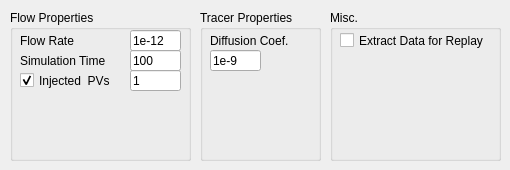
        <widget class="QWidget" name="tab_14">
         <attribute name="title">
          <string>USS / Tracer</string>
         </attribute>
         <widget class="QGroupBox" name="groupBox_10">
          <property name="geometry">
           <rect>
            <x>10</x>
            <y>10</y>
            <width>181</width>
            <height>151</height>
           </rect>
          </property>
          <property name="title">
           <string>Flow Properties</string>
          </property>
          <property name="flat">
           <bool>true</bool>
          </property>
          <widget class="QLineEdit" name="twoPhaseFlowRateLineEdit">
           <property name="geometry">
            <rect>
             <x>120</x>
             <y>20</y>
             <width>51</width>
             <height>21</height>
            </rect>
           </property>
           <property name="toolTip">
            <string>m^3/s</string>
           </property>
           <property name="text">
            <string>1e-12</string>
           </property>
          </widget>
          <widget class="QLabel" name="label_73">
           <property name="geometry">
            <rect>
             <x>10</x>
             <y>20</y>
             <width>111</width>
             <height>21</height>
            </rect>
           </property>
           <property name="text">
            <string>Flow Rate</string>
           </property>
          </widget>
          <widget class="QLineEdit" name="twoPhaseSimulationTimeLineEdit">
           <property name="geometry">
            <rect>
             <x>120</x>
             <y>40</y>
             <width>51</width>
             <height>21</height>
            </rect>
           </property>
           <property name="toolTip">
            <string>seconds</string>
           </property>
           <property name="text">
            <string>100</string>
           </property>
          </widget>
          <widget class="QLabel" name="label_80">
           <property name="geometry">
            <rect>
             <x>10</x>
             <y>40</y>
             <width>111</width>
             <height>21</height>
            </rect>
           </property>
           <property name="text">
            <string>Simulation Time</string>
           </property>
          </widget>
          <widget class="QCheckBox" name="overrideByInjectedPVs">
           <property name="geometry">
            <rect>
             <x>10</x>
             <y>60</y>
             <width>111</width>
             <height>21</height>
            </rect>
           </property>
           <property name="text">
            <string>Injected  PVs</string>
           </property>
           <property name="checked">
            <bool>true</bool>
           </property>
          </widget>
          <widget class="QLineEdit" name="injectedPVs">
           <property name="geometry">
            <rect>
             <x>120</x>
             <y>60</y>
             <width>51</width>
             <height>21</height>
            </rect>
           </property>
           <property name="text">
            <string>1</string>
           </property>
          </widget>
         </widget>
         <widget class="QGroupBox" name="groupBox_11">
          <property name="geometry">
           <rect>
            <x>200</x>
            <y>10</y>
            <width>121</width>
            <height>151</height>
           </rect>
          </property>
          <property name="title">
           <string>Tracer Properties</string>
          </property>
          <property name="flat">
           <bool>true</bool>
          </property>
          <widget class="QLineEdit" name="twoPhaseDiffCoef">
           <property name="geometry">
            <rect>
             <x>10</x>
             <y>40</y>
             <width>51</width>
             <height>21</height>
            </rect>
           </property>
           <property name="toolTip">
            <string>m^2/s</string>
           </property>
           <property name="text">
            <string>1e-9</string>
           </property>
          </widget>
          <widget class="QLabel" name="label_74">
           <property name="geometry">
            <rect>
             <x>10</x>
             <y>20</y>
             <width>101</width>
             <height>21</height>
            </rect>
           </property>
           <property name="text">
            <string>Diffusion Coef.</string>
           </property>
          </widget>
         </widget>
         <widget class="QGroupBox" name="groupBox_27">
          <property name="geometry">
           <rect>
            <x>330</x>
            <y>10</y>
            <width>171</width>
            <height>151</height>
           </rect>
          </property>
          <property name="title">
           <string>Misc.</string>
          </property>
          <property name="flat">
           <bool>true</bool>
          </property>
          <widget class="QCheckBox" name="extractDataUSSCheckBox">
           <property name="geometry">
            <rect>
             <x>10</x>
             <y>20</y>
             <width>161</width>
             <height>21</height>
            </rect>
           </property>
           <property name="text">
            <string>Extract Data for Replay</string>
           </property>
          </widget>
         </widget>
        </widget>
